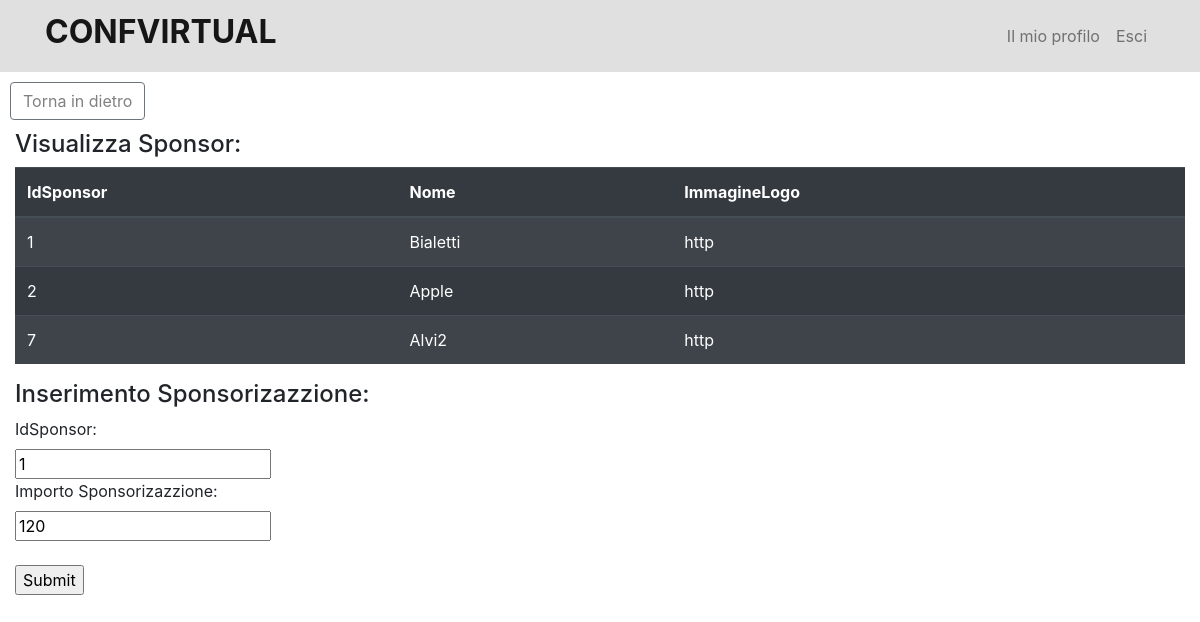
The page /Actions/paginaInserisciSponsorizazzione.php (signed in) on the database its author committed.
### tables this page shows
CREATE TABLE `sponsor` (
  `IdSponsor` int(11) NOT NULL,
  `Nome` varchar(45) NOT NULL,
  `ImmagineLogo` varchar(45) NOT NULL
);

### Actions/paginaInserisciSponsorizazzione.php (the view, shortened to what this page needs)
<?php require('../Components/head.php'); ?>
<?php require('../Components/navbar.php'); ?>
<?php require('../Actions/connessioneDB.php'); ?>
<td><button  class="btn btn-outline-secondary" type="submit" style="margin: 10px 10px 10px;"><a href="../Admin.php" style="color:grey;"> Torna in dietro</a> </button></form> </td>
<section>
  <div class="col-12">
  <h4>Visualizza Sponsor:</h4>
          <?php
          $result = mysqli_query($db, "SELECT * FROM sponsor");
          if(mysqli_num_rows($result) > 0) {
            echo "<table class='table table-dark table-striped'>";
            echo "<thead> <tr>";
            $field = $result->fetch_fields();
            $fields = array();
            $j = 0;
            foreach ($field as $col) {
                echo "<th>" . $col->name . "</th>";
                array_push($fields, array(++$j, $col->name));
            }
            echo "</tr>";
            echo "</thead>";
            echo "<tbody>";
            while ($row = $result->fetch_array()) {
                echo "<tr>";
                for ($i = 0; $i < sizeof($fields); $i++) {
                    $fieldname = $fields[$i][1];
                    $filedvalue = $row[$fieldname];
                    echo "<td>" . $filedvalue . "</td>";
                }
         ?>
        <?php
                    echo "</tr>";
                }
                echo "</tbody>";
                echo "</table>";
            } else {
                echo '<center> <h4> Non ci sono risultati </h4> </center>';
            }
        ?>
  <h4>Inserimento Sponsorizazzione:</h4>
          <form method="POST" action="inserisciAutore.php">
            <label for="Nome">IdSponsor:</label><br>
            <input type="text" id="IdSponsor" name="IdSponsor" value="1"><br>
            <label for="Nome">Importo Sponsorizazzione:</label><br>
            <input type="text" id="ImportoSponsorizazzione" name="ImportoSponsorizazzione" value="120">
            <input type="hidden" id="IdConferenza" name="IdConferenza" value="<?php echo $_POST['IdConferenza'];?>"><br><br>
            <input type="submit" value="Submit">
          </form><br><br>
  </div>
</section>

### rows shown on the page
sponsor: IdSponsor "1", Nome "Bialetti", ImmagineLogo "http"
sponsor: IdSponsor "2", Nome "Apple", ImmagineLogo "http"
sponsor: IdSponsor "7", Nome "Alvi2", ImmagineLogo "http"

### other values the page prints
$col->name "IdSponsor"
$col->name "Nome"
$col->name "ImmagineLogo"
